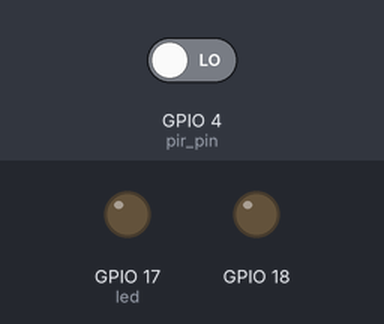
Bench run of a program on a simulated Raspberry Pi (BCM pin numbers). Shown: output pins drawn as LEDs (lit = HIGH). Dashed ring = blinking. Inputs (shaded band) come from the test bench; at power-on: GPIO 4 (pir_pin) LOW.

Above: at 1.2 s.
1.3 s: GPIO 4 (pir_pin) driven HIGH
At 1.9 s:
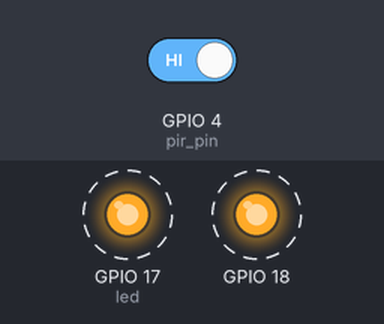
4.3 s: GPIO 4 (pir_pin) driven LOW
At 5.0 s:
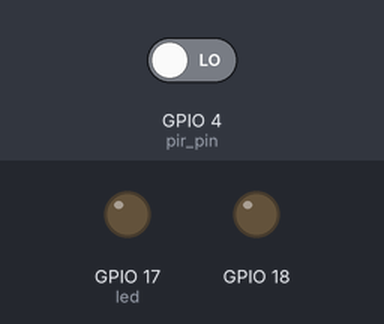
Timing chart, 0 to 7.3 s (numbered marks = the images above; inputs shaded):
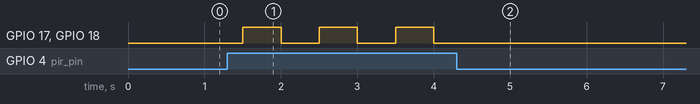

Measured:
- after the input at 1.3 s, GPIO 17 (led), GPIO 18: alternates HIGH for 0.50 s and LOW for 0.50 s, starting after 0.20 s
- after the input at 4.3 s, GPIO 17 (led), GPIO 18: stops changing and stays LOW

The program:

1.9_codi.py
```python
"""Exercici 9: Indicador de Moviment amb PIR, Buzzer Passiu i LED (Time Slicing)
Utilitzar un brunzidor passiu i un LED per alertar de moviments detectats pel sensor PIR,
amb *time slicing* per alternar el so i la llum."""

import RPi.GPIO as GPIO
import time
from llibreries_dispositius.active_Buzzer_classe import Buzzer
from llibreries_dispositius.pir_classe import SensorPIR
from llibreries_dispositius.led_classe import LED

GPIO.setmode(GPIO.BCM)

pir = SensorPIR(pir_pin=4)
buzzer = Buzzer(buzzer_pin=18)
led = LED(pin=17)

def alert_with_time_slicing():
    while True:
        if pir.detecta_moviment():
            buzzer.encendre()
            led.encendre()
            time.sleep(0.5)
            buzzer.apagar()
            led.apagar()
            time.sleep(0.5)
        else:
            buzzer.apagar()
            led.apagar()
            time.sleep(0.5)
try:
    alert_with_time_slicing()
except KeyboardInterrupt: print("Programa finalitzat per l'usuari")
finally: GPIO.cleanup()
```

active_Buzzer_classe.py
```python
import RPi.GPIO as GPIO
import time

class Buzzer:
    def __init__(self, buzzer_pin):
        self.buzzer_pin = buzzer_pin
        # GPIO.setmode(GPIO.BCM)  # Mode de numeració de pins
        GPIO.setup(self.buzzer_pin, GPIO.OUT)  # Configura el pin del buzzer com a sortida

    def encendre(self):
        """Activa el buzzer (so)."""
        GPIO.output(self.buzzer_pin, GPIO.HIGH)


    def apagar(self):
        """Desactiva el buzzer (sense so)."""
        GPIO.output(self.buzzer_pin, GPIO.LOW)

    def sonar_durant(self, segons):
        """Fa sonar el buzzer durant un cert temps (en segons)."""
        self.encendre()
        time.sleep(segons)
        self.apagar()

    # def cleanup(self):
        # """Neteja la configuració de GPIO."""
        # GPIO.cleanup()
```

pir_classe.py
```python
import RPi.GPIO as GPIO
import time

class SensorPIR:
    def __init__(self, pir_pin):
        self.pir_pin = pir_pin
        #GPIO.setmode(GPIO.BCM)  # Mode de numeració de pins
        GPIO.setup(self.pir_pin, GPIO.IN)  # Configura el pin PIR com a entrada

    def detecta_moviment(self):
        """Retorna True si detecta moviment, False en cas contrari."""
        if GPIO.input(self.pir_pin) == GPIO.HIGH:
            return True
        else:
            return False

    # def cleanup(self):
        # """Neteja la configuració de GPIO."""
        # GPIO.cleanup()
```

led_classe.py
```python
import RPi.GPIO as GPIO
import time

class LED:
    def __init__(self, pin):
        """Constructor del Objeto"""
        self.pin = pin
        #GPIO.setmode(GPIO.BCM)
        GPIO.setup(self.pin, GPIO.OUT)
        self.state = False

    def encendre(self):
        """Encén el LED."""
        GPIO.output(self.pin, GPIO.HIGH)
        self.state = True


    def apagar(self):
        """Apaga el LED."""
        GPIO.output(self.pin, GPIO.LOW)
        self.state = False


    def alternar(self):
        """Canvia l'estat del LED."""
        if self.state:
            self.apagar()
        else:
            self.encendre()

    # def cleanup(self):
        # """Neteja la configuració de GPIO."""
        # GPIO.cleanup()
```
